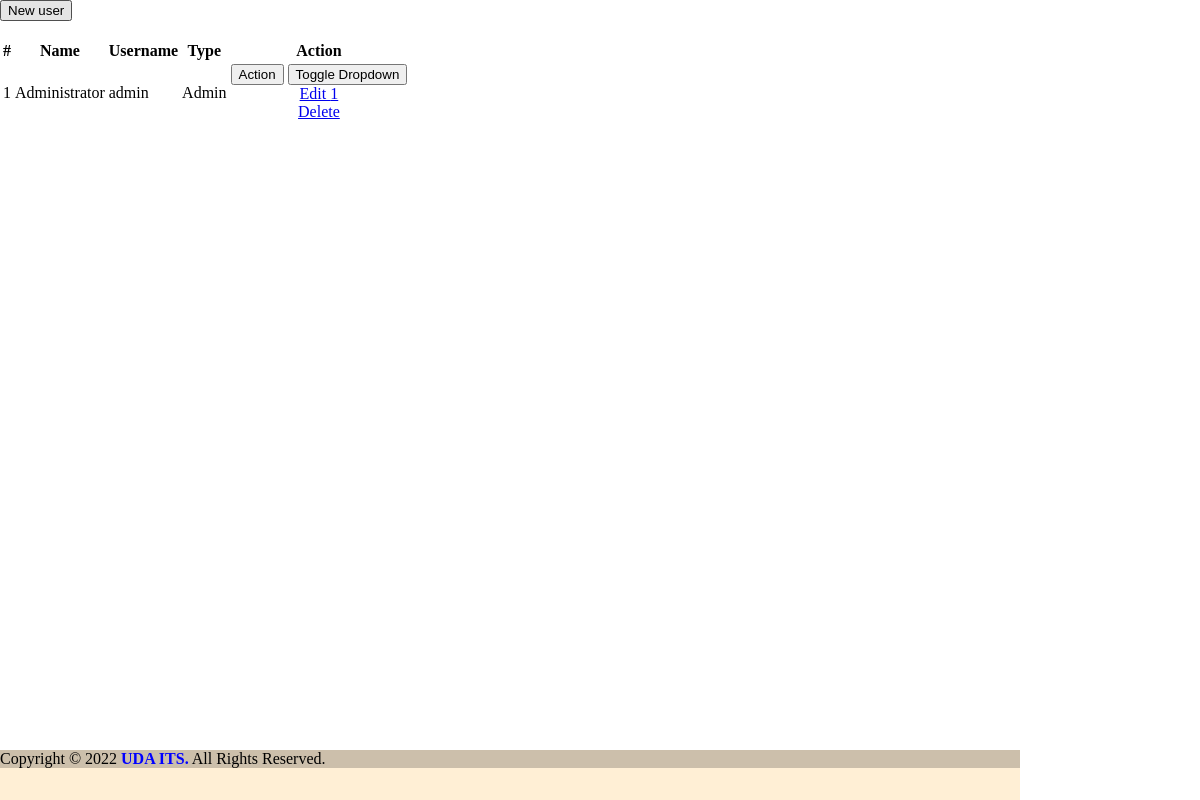
The page /users.php on the database as committed earlier.
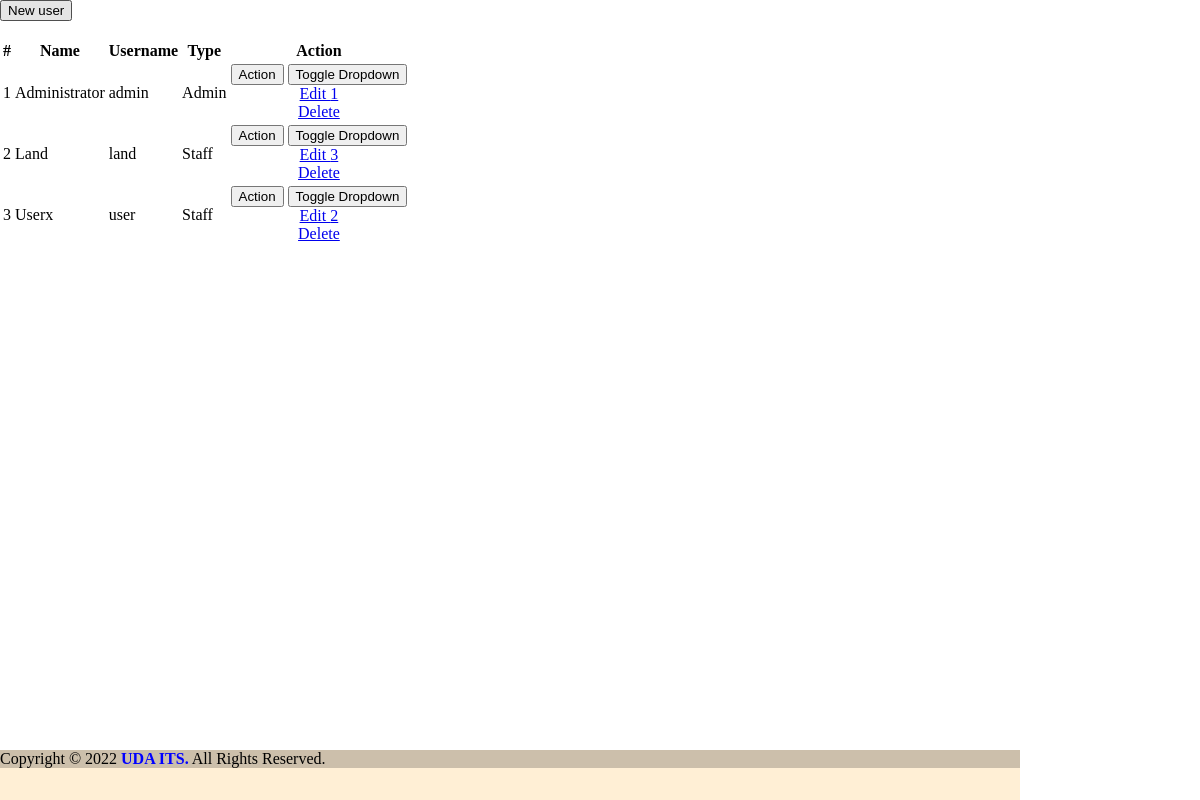
The same page on the database as committed later.
### tables this page shows
CREATE TABLE `users` (
  `id` int(11) NOT NULL,
  `name` text NOT NULL,
  `username` varchar(200) NOT NULL,
  `password` text NOT NULL,
  `type` tinyint(1) NOT NULL DEFAULT 2 COMMENT '1=Admin,2=Staff'
);

### users.php (the view, shortened to what this page needs)
<div class="container-fluid">
	<div class="row">
	<div class="col-lg-12">
			<button class="btn btn-primary float-right btn-sm" id="new_user"><i class="fa fa-plus"></i> New user</button>
	</div>
	</div>
	<br>
	<div class="row">
		<div class="card col-lg-12">
			<div class="card-body">
				<table class="table-striped table-bordered col-md-12">
			<thead>
				<tr>
					<th class="text-center">#</th>
					<th class="text-center">Name</th>
					<th class="text-center">Username</th>
					<th class="text-center">Type</th>
					<th class="text-center">Action</th>
				</tr>
			</thead>
			<tbody>
				<?php
 					include 'db_connect.php';
 					$type = array("","Admin","Staff","Alumnus/Alumna");
 					$users = $conn->query("SELECT * FROM users order by name asc");
 					$i = 1;
 					while($row= $users->fetch_assoc()):
				 ?>
				 <tr>
				 	<td class="text-center">
				 		<?php echo $i++ ?>
				 	</td>
				 	<td>
				 		<?php echo ucwords($row['name']) ?>
				 	</td>
				 	<td>
				 		<?php echo $row['username'] ?>
				 	</td>
				 	<td>
				 		<?php echo $type[$row['type']] ?>
				 	</td>
				 	<td>
				 		<center>
								<div class="btn-group">
								  <button type="button" class="btn btn-primary">Action</button>
								  <button type="button" class="btn btn-primary dropdown-toggle dropdown-toggle-split" data-toggle="dropdown" aria-haspopup="true" aria-expanded="false">
								    <span class="sr-only">Toggle Dropdown</span>
								  </button>
								  <div class="dropdown-menu">
								    <a class="dropdown-item edit_user" href="javascript:void(0)" data-id = '<?php echo $row['id'] ?>'>Edit <?php echo $row['id'] ?></a>
								    <a class="dropdown-item delete_user" href="javascript:void(0)" data-id = '<?php echo $row['id'] ?>'>Delete</a>
								  </div>
								</div>
						</center>
				 	</td>
				 </tr>
				<?php endwhile; ?>
			</tbody>
		</table>
			</div>
		</div>
	</div>
</div>
<?php
        include "footer.php";
    ?>

Rows that differ between the two databases and show on the page:
added users: name "Land", username "land", type "Staff", id "3"
added users: name "Userx", username "user", type "Staff", id "2"
